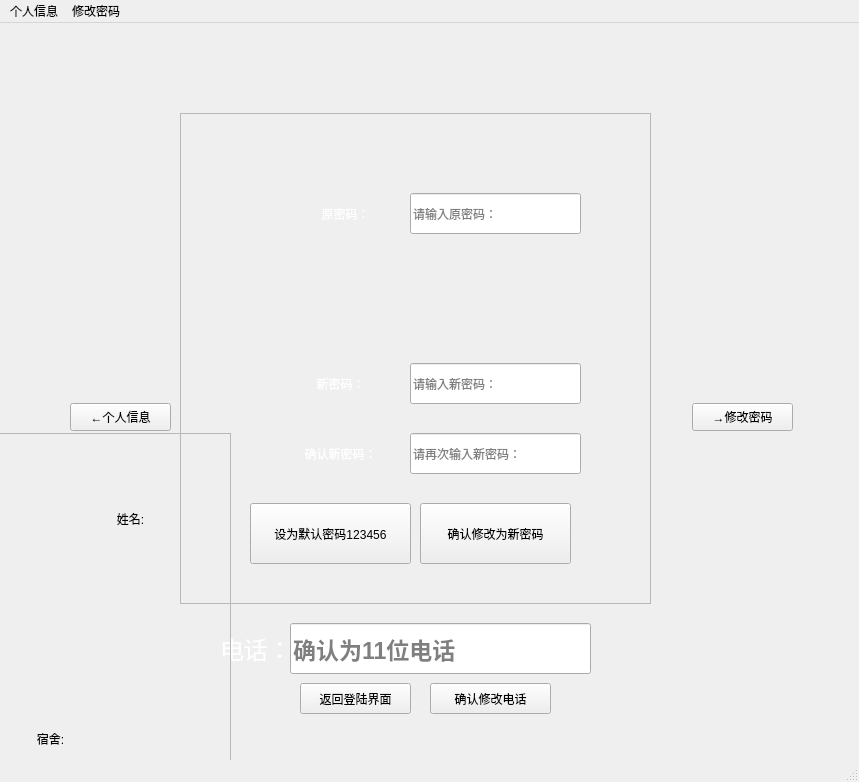
<?xml version="1.0" encoding="UTF-8"?>
<ui version="4.0">
 <class>Student</class>
 <widget class="QMainWindow" name="Student">
  <property name="geometry">
   <rect>
    <x>0</x>
    <y>0</y>
    <width>859</width>
    <height>782</height>
   </rect>
  </property>
  <property name="windowTitle">
   <string>学生窗口</string>
  </property>
  <property name="windowIcon">
   <iconset resource="assets.qrc">
    <normaloff>:/assets/assets/Admin.png</normaloff>:/assets/assets/Admin.png</iconset>
  </property>
  <widget class="QWidget" name="centralwidget">
   <property name="styleSheet">
    <string notr="true">
#centralwidget{ border-image:url(:/assets/assets/student.png);}
</string>
   </property>
   <widget class="QPushButton" name="submitPushButton">
    <property name="geometry">
     <rect>
      <x>430</x>
      <y>660</y>
      <width>121</width>
      <height>31</height>
     </rect>
    </property>
    <property name="text">
     <string>确认修改电话</string>
    </property>
   </widget>
   <widget class="QPushButton" name="backPushButton">
    <property name="geometry">
     <rect>
      <x>300</x>
      <y>660</y>
      <width>111</width>
      <height>31</height>
     </rect>
    </property>
    <property name="styleSheet">
     <string notr="true"/>
    </property>
    <property name="text">
     <string>返回登陆界面</string>
    </property>
   </widget>
   <widget class="QLabel" name="label">
    <property name="geometry">
     <rect>
      <x>790</x>
      <y>760</y>
      <width>191</width>
      <height>111</height>
     </rect>
    </property>
    <property name="styleSheet">
     <string notr="true">color:black;
image: url(:/assets/assets/labelBgd.png);
text-align:centre;
/*background-image: url(:/assets/assets/textBgd.jpg);*/
/*background-image: url(:/assets/assets/label.jpg);*/</string>
    </property>
    <property name="text">
     <string>姓名</string>
    </property>
    <property name="textFormat">
     <enum>Qt::PlainText</enum>
    </property>
    <property name="alignment">
     <set>Qt::AlignCenter</set>
    </property>
    <property name="wordWrap">
     <bool>true</bool>
    </property>
   </widget>
   <widget class="QLineEdit" name="TelelineEdit">
    <property name="geometry">
     <rect>
      <x>290</x>
      <y>600</y>
      <width>301</width>
      <height>51</height>
     </rect>
    </property>
    <property name="font">
     <font>
      <pointsize>17</pointsize>
      <weight>75</weight>
      <bold>true</bold>
     </font>
    </property>
    <property name="styleSheet">
     <string notr="true"/>
    </property>
    <property name="inputMask">
     <string/>
    </property>
    <property name="text">
     <string/>
    </property>
    <property name="dragEnabled">
     <bool>false</bool>
    </property>
    <property name="placeholderText">
     <string>确认为11位电话</string>
    </property>
   </widget>
   <widget class="QLabel" name="label_2">
    <property name="geometry">
     <rect>
      <x>220</x>
      <y>610</y>
      <width>111</width>
      <height>31</height>
     </rect>
    </property>
    <property name="styleSheet">
     <string notr="true">color:white;
font-size:24px;</string>
    </property>
    <property name="text">
     <string>电话：</string>
    </property>
   </widget>
   <widget class="QPushButton" name="pushButton">
    <property name="geometry">
     <rect>
      <x>692</x>
      <y>380</y>
      <width>101</width>
      <height>28</height>
     </rect>
    </property>
    <property name="text">
     <string>→修改密码</string>
    </property>
   </widget>
   <widget class="QPushButton" name="pushButton_2">
    <property name="geometry">
     <rect>
      <x>70</x>
      <y>380</y>
      <width>101</width>
      <height>28</height>
     </rect>
    </property>
    <property name="text">
     <string>←个人信息</string>
    </property>
   </widget>
   <widget class="QFrame" name="frame">
    <property name="geometry">
     <rect>
      <x>-260</x>
      <y>410</y>
      <width>491</width>
      <height>551</height>
     </rect>
    </property>
    <property name="frameShape">
     <enum>QFrame::StyledPanel</enum>
    </property>
    <property name="frameShadow">
     <enum>QFrame::Raised</enum>
    </property>
    <widget class="QLabel" name="total">
     <property name="geometry">
      <rect>
       <x>120</x>
       <y>330</y>
       <width>271</width>
       <height>171</height>
      </rect>
     </property>
     <property name="styleSheet">
      <string notr="true">color:black;

image: url(:/assets/assets/textBgd.png);
text-align:centre;
/*background-image: url(:/assets/assets/textBgd.jpg);*/
/*background-image: url(:/assets/assets/label.jpg);*/</string>
     </property>
     <property name="text">
      <string>班级总人数:</string>
     </property>
     <property name="textFormat">
      <enum>Qt::PlainText</enum>
     </property>
     <property name="alignment">
      <set>Qt::AlignCenter</set>
     </property>
     <property name="wordWrap">
      <bool>true</bool>
     </property>
    </widget>
    <widget class="QLabel" name="ID">
     <property name="geometry">
      <rect>
       <x>0</x>
       <y>0</y>
       <width>241</width>
       <height>171</height>
      </rect>
     </property>
     <property name="styleSheet">
      <string notr="true">color:black;
image: url(:/assets/assets/labelBgd.png);
text-align:centre;
image: url(:/assets/assets/textBgd.png);</string>
     </property>
     <property name="text">
      <string>学号:</string>
     </property>
     <property name="textFormat">
      <enum>Qt::PlainText</enum>
     </property>
     <property name="alignment">
      <set>Qt::AlignCenter</set>
     </property>
     <property name="wordWrap">
      <bool>true</bool>
     </property>
    </widget>
    <widget class="QLabel" name="name">
     <property name="geometry">
      <rect>
       <x>290</x>
       <y>0</y>
       <width>201</width>
       <height>171</height>
      </rect>
     </property>
     <property name="styleSheet">
      <string notr="true">color:black;
image: url(:/assets/assets/textBgd.png);
text-align:centre;
/*background-image: url(:/assets/assets/textBgd.jpg);*/
/*background-image: url(:/assets/assets/label.jpg);*/</string>
     </property>
     <property name="text">
      <string>姓名:</string>
     </property>
     <property name="textFormat">
      <enum>Qt::PlainText</enum>
     </property>
     <property name="alignment">
      <set>Qt::AlignCenter</set>
     </property>
     <property name="wordWrap">
      <bool>true</bool>
     </property>
    </widget>
    <widget class="QLabel" name="gender">
     <property name="geometry">
      <rect>
       <x>90</x>
       <y>240</y>
       <width>221</width>
       <height>131</height>
      </rect>
     </property>
     <property name="styleSheet">
      <string notr="true">color:black;
image: url(:/assets/assets/textBgd.png);
text-align:centre;
/*background-image: url(:/assets/assets/textBgd.jpg);*/
/*background-image: url(:/assets/assets/label.jpg);*/</string>
     </property>
     <property name="text">
      <string>性别:</string>
     </property>
     <property name="textFormat">
      <enum>Qt::PlainText</enum>
     </property>
     <property name="alignment">
      <set>Qt::AlignCenter</set>
     </property>
     <property name="wordWrap">
      <bool>true</bool>
     </property>
    </widget>
    <widget class="QLabel" name="dorm">
     <property name="geometry">
      <rect>
       <x>210</x>
       <y>240</y>
       <width>201</width>
       <height>131</height>
      </rect>
     </property>
     <property name="styleSheet">
      <string notr="true">color:black;
image: url(:/assets/assets/textBgd.png);
text-align:centre;
/*background-image: url(:/assets/assets/textBgd.jpg);*/
/*background-image: url(:/assets/assets/label.jpg);*/</string>
     </property>
     <property name="text">
      <string>宿舍:</string>
     </property>
     <property name="textFormat">
      <enum>Qt::PlainText</enum>
     </property>
     <property name="alignment">
      <set>Qt::AlignCenter</set>
     </property>
     <property name="wordWrap">
      <bool>true</bool>
     </property>
    </widget>
   </widget>
   <widget class="QFrame" name="frame_2">
    <property name="geometry">
     <rect>
      <x>180</x>
      <y>90</y>
      <width>471</width>
      <height>491</height>
     </rect>
    </property>
    <property name="frameShape">
     <enum>QFrame::StyledPanel</enum>
    </property>
    <property name="frameShadow">
     <enum>QFrame::Raised</enum>
    </property>
    <widget class="QLineEdit" name="pwdOld">
     <property name="geometry">
      <rect>
       <x>230</x>
       <y>80</y>
       <width>171</width>
       <height>41</height>
      </rect>
     </property>
     <property name="echoMode">
      <enum>QLineEdit::Password</enum>
     </property>
     <property name="placeholderText">
      <string>请输入原密码：</string>
     </property>
    </widget>
    <widget class="QLineEdit" name="pwdNew">
     <property name="geometry">
      <rect>
       <x>230</x>
       <y>250</y>
       <width>171</width>
       <height>41</height>
      </rect>
     </property>
     <property name="echoMode">
      <enum>QLineEdit::Password</enum>
     </property>
     <property name="placeholderText">
      <string>请输入新密码：</string>
     </property>
    </widget>
    <widget class="QLabel" name="label_3">
     <property name="geometry">
      <rect>
       <x>90</x>
       <y>40</y>
       <width>151</width>
       <height>121</height>
      </rect>
     </property>
     <property name="styleSheet">
      <string notr="true">color:white;</string>
     </property>
     <property name="text">
      <string>原密码：</string>
     </property>
     <property name="alignment">
      <set>Qt::AlignCenter</set>
     </property>
    </widget>
    <widget class="QLabel" name="label_4">
     <property name="geometry">
      <rect>
       <x>90</x>
       <y>240</y>
       <width>141</width>
       <height>61</height>
      </rect>
     </property>
     <property name="styleSheet">
      <string notr="true">color:white;</string>
     </property>
     <property name="text">
      <string>新密码：</string>
     </property>
     <property name="alignment">
      <set>Qt::AlignCenter</set>
     </property>
    </widget>
    <widget class="QLabel" name="label_5">
     <property name="geometry">
      <rect>
       <x>90</x>
       <y>310</y>
       <width>141</width>
       <height>61</height>
      </rect>
     </property>
     <property name="styleSheet">
      <string notr="true">color:white;</string>
     </property>
     <property name="text">
      <string>确认新密码：</string>
     </property>
     <property name="alignment">
      <set>Qt::AlignCenter</set>
     </property>
    </widget>
    <widget class="QLineEdit" name="pwdNew_2">
     <property name="geometry">
      <rect>
       <x>230</x>
       <y>320</y>
       <width>171</width>
       <height>41</height>
      </rect>
     </property>
     <property name="echoMode">
      <enum>QLineEdit::Password</enum>
     </property>
     <property name="placeholderText">
      <string>请再次输入新密码：</string>
     </property>
    </widget>
    <widget class="QPushButton" name="pwdModifyButton">
     <property name="geometry">
      <rect>
       <x>240</x>
       <y>390</y>
       <width>151</width>
       <height>61</height>
      </rect>
     </property>
     <property name="text">
      <string>确认修改为新密码</string>
     </property>
    </widget>
    <widget class="QPushButton" name="pushButton_3">
     <property name="geometry">
      <rect>
       <x>70</x>
       <y>390</y>
       <width>161</width>
       <height>61</height>
      </rect>
     </property>
     <property name="text">
      <string>设为默认密码123456</string>
     </property>
    </widget>
   </widget>
  </widget>
  <widget class="QMenuBar" name="menubar">
   <property name="geometry">
    <rect>
     <x>0</x>
     <y>0</y>
     <width>859</width>
     <height>26</height>
    </rect>
   </property>
   <widget class="QMenu" name="info">
    <property name="title">
     <string>个人信息</string>
    </property>
   </widget>
   <widget class="QMenu" name="pwd">
    <property name="title">
     <string>修改密码</string>
    </property>
   </widget>
   <addaction name="info"/>
   <addaction name="pwd"/>
  </widget>
  <widget class="QStatusBar" name="statusbar"/>
 </widget>
 <resources>
  <include location="assets.qrc"/>
 </resources>
 <connections/>
</ui>
